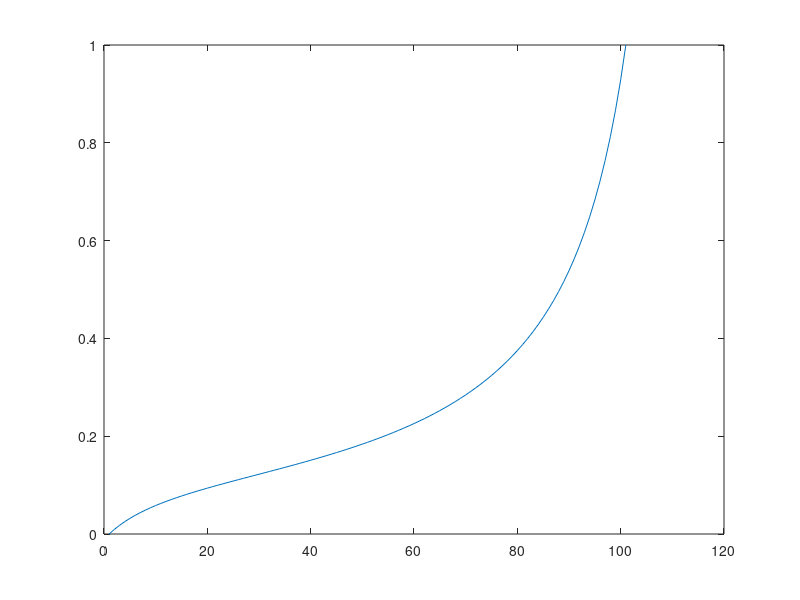

The MATLAB script that drew this image:
%definition of trimmer
position=0:0.01:1;
pot_value=10000; %in ohms
impedance=2*pot_value.*position.*(1-position);

%definition of delinearization network connected to wiper of trimmer
set_impedance=3000; %in ohms
set_position=0; %center of delinearization (slope is lowest around this point)

%calculate the delinearized output, beware that it will change if loaded!
output=position+(set_position-position).*impedance./(set_impedance+impedance);
plot(output);